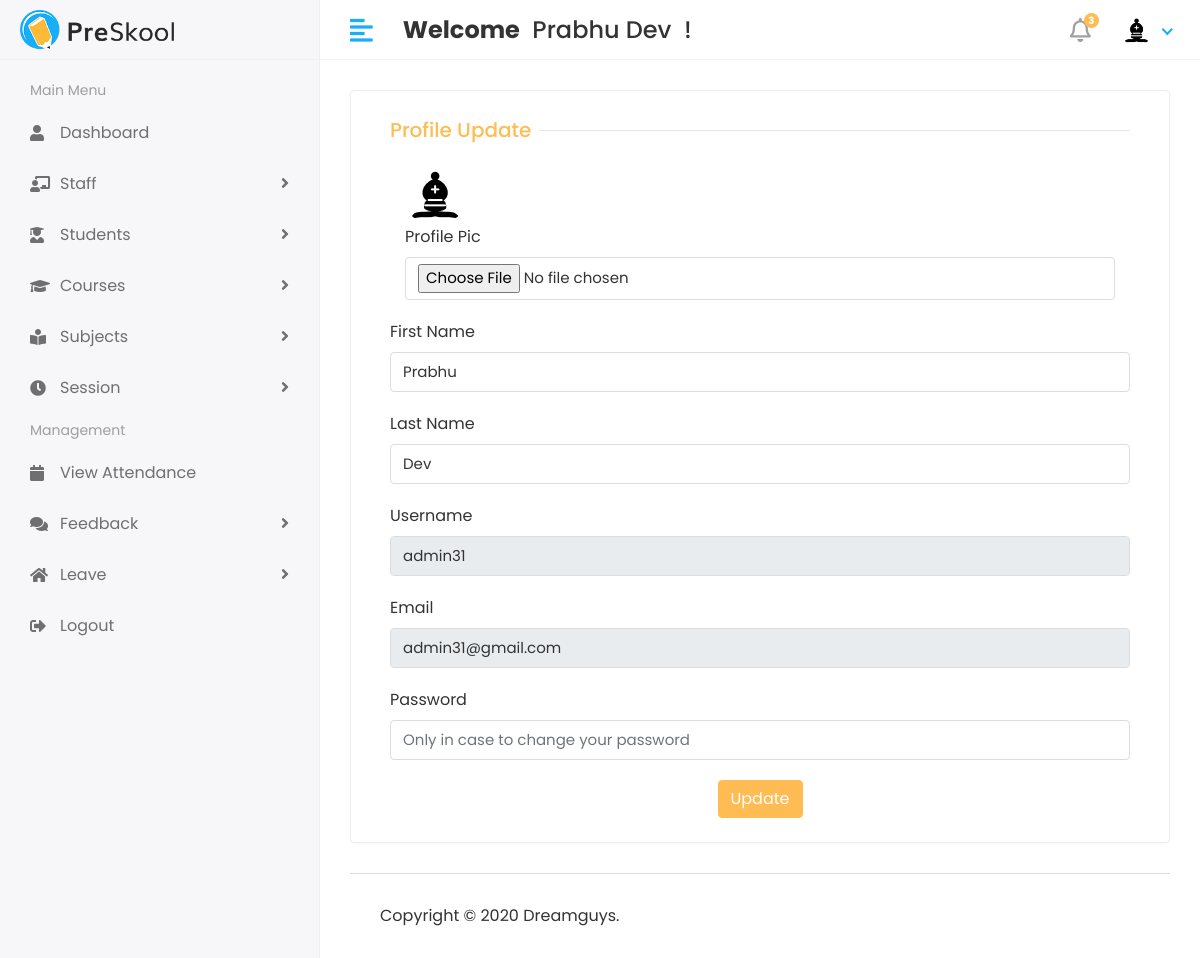
The app's page /profile (signed in), older data.
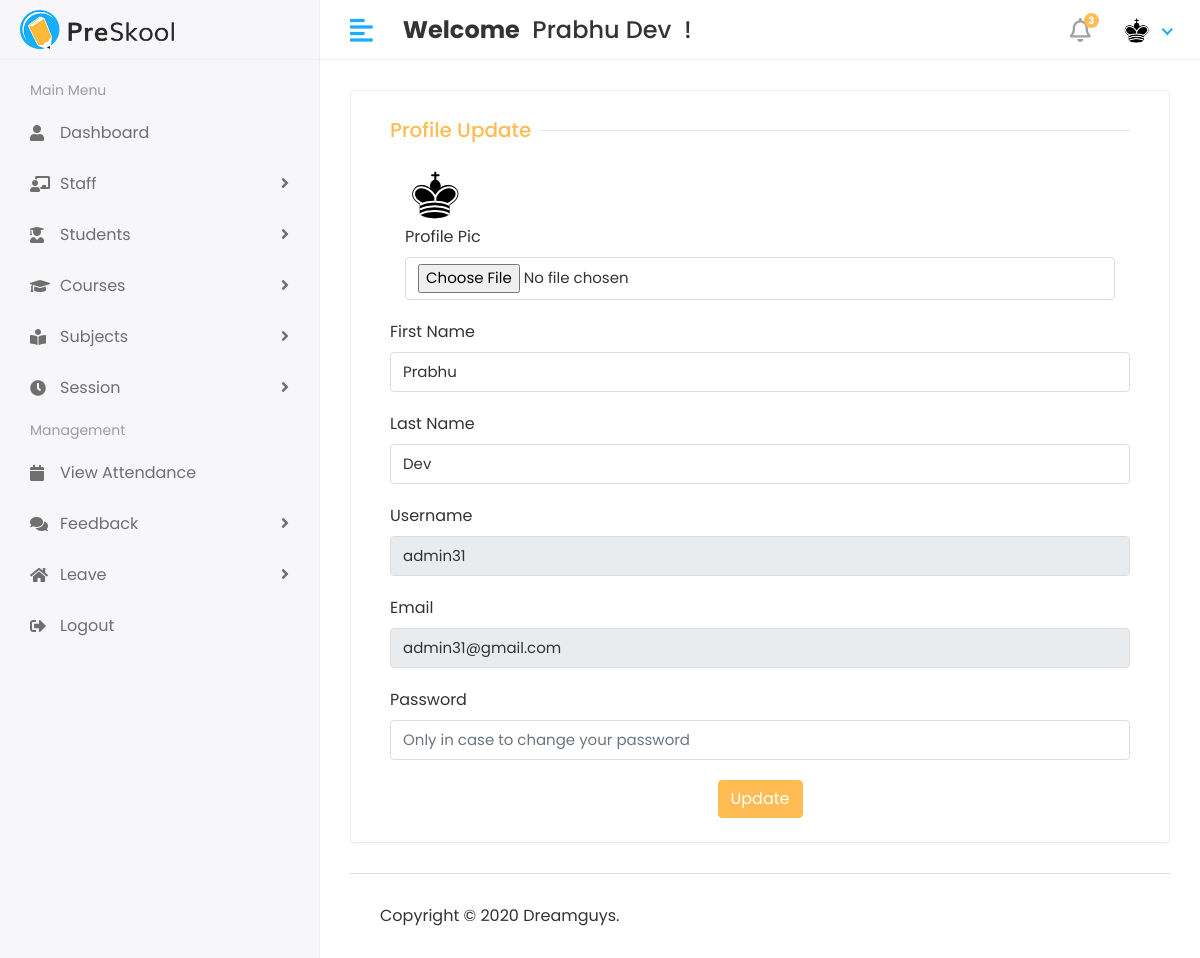
The same page, newer data.
### myApp/models.py (models this page shows)
class CustomUser(AbstractUser):
  USER = (
    (1, 'HOD'),
    (2, 'STAFF'),
    (3, 'STUDENT'),
  )
  user_type = models.CharField(choices=USER, max_length=50, default=1)
  profile_Pic = models.ImageField(upload_to='media/profilePic')

### StudentManagementProject/views.py (the view)
@login_required(login_url='/')
def profile(request):
  user = CustomUser.objects.get(id=request.user.id)
  context = {"user": user}
  return render(request, 'profile.html', context)

### templates/profile.html (shortened to what this page needs)
{% extends 'base.html' %}
{% block content %}
<div class="row">
  <div class="col-sm-12">
    <div class="card">
      <div class="card-body">
        <form action="{% url 'profile_update' %}" method="POST" enctype="multipart/form-data">
          <div class="col-12">
            <h5 class="form-title">
              <span class="text-primary">Profile Update</span>
            </h5>
          </div>
          <div class="col-sm-12">
            <div class="form-group">
              <div class="col">
                <img src="/{{user.profile_Pic}}" class="avatar-img"><br/>
                <label>Profile Pic</label>
                <input type="file" class="form-control" name="profile_pic" required/>
              </div>
            </div>
          </div>
          <div class="col-sm-12">
            <div class="form-group">
              <label>First Name</label>
              <input type="text" class="form-control" name="fname" placeholder="First Name"
                     value="{{user.first_name}}"/>
            </div>
          </div>
          <div class="col-sm-12">
            <div class="form-group">
              <label>Last Name</label>
              <input type="text" class="form-control" name="lname" placeholder="Last Name" value="{{user.last_name}}"/>
            </div>
          </div>
          <div class="col-sm-12">
            <div class="form-group">
              <label>Username</label>
              <input type="text" class="form-control" name="username" value="{{user.username}}" readonly/>
            </div>
          </div>
          <div class="col-sm-12">
            <div class="form-group">
              <label>Email</label>
              <input type="email" class="form-control" name="email" value="{{user.email}}" readonly/>
            </div>
          </div>
          <div class="col-sm-12">
            <div class="form-group">
              <label>Password</label>
              <input type="password" class="form-control" name="password"
                     placeholder="Only in case to change your password"/>
            </div>
          </div>
          <div class="col-12 d-flex justify-content-center">
            <button type="submit" class="btn btn-primary">
              Update
            </button>
          </div>
        </form>
      </div>
    </div>
  </div>
</div>
{% endblock %}

### templates/includes/header.html (shortened to what this page needs)
{% load static %}
<div class="header">
  <div class="header-left">
    <a href="index.html" class="logo">
      <img src="{% static 'assets/img/logo.png' %}" alt="Logo">
    </a>
  </div>
  <a href="javascript:void(0);" id="toggle_btn">
    <i class="fas fa-align-left"></i>
  </a>
  <div class="top-nav-search mt-3">
    <h4><strong>Welcome</strong>&nbsp; <span>{{ user.first_name }} {{ user.last_name}}</span>&nbsp; !</h4>
  </div>
  <ul class="nav user-menu">
    <li class="nav-item dropdown noti-dropdown">
      <a href="#" class="dropdown-toggle nav-link" data-toggle="dropdown">
        <i class="far fa-bell"></i> <span class="badge badge-pill">3</span>
      </a>
    </li>
    <li class="nav-item dropdown has-arrow">
      <a href="#" class="dropdown-toggle nav-link" data-toggle="dropdown">
        {% if user.profile_Pic == "" %}
        <span class="user-img"><img class="rounded-circle" src="{% static 'assets/img/no-img.jpg' %}" width="31" alt="{{user.first_name}}'s Pic"></span>
        {% else %}
        <span class="user-img"><img class="rounded-circle" src="/{{user.profile_Pic}}" width="31" alt="{{user.first_name}}'s Pic"></span>
        {% endif %}
      </a>
    </li>
  </ul>
</div>

Row changes from the older to the newer data that the page shows:
changed CustomUser "Prabhu": profile_Pic: a different picture
